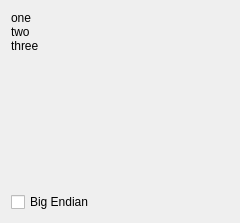
<?xml version="1.0" encoding="UTF-8"?>
<ui version="4.0">
 <class>ByteConverter</class>
 <widget class="QDialog" name="ByteConverter">
  <property name="geometry">
   <rect>
    <x>0</x>
    <y>0</y>
    <width>240</width>
    <height>223</height>
   </rect>
  </property>
  <property name="windowTitle">
   <string>Byte Converter</string>
  </property>
  <layout class="QVBoxLayout" name="verticalLayout">
   <item>
    <widget class="QLabel" name="label">
     <property name="text">
      <string>one&lt;br/&gt;two&lt;br/&gt;three</string>
     </property>
     <property name="alignment">
      <set>Qt::AlignLeading|Qt::AlignLeft|Qt::AlignTop</set>
     </property>
     <property name="margin">
      <number>10</number>
     </property>
    </widget>
   </item>
   <item>
    <widget class="QCheckBox" name="checkBox">
     <property name="text">
      <string>Big Endian</string>
     </property>
    </widget>
   </item>
  </layout>
 </widget>
 <resources/>
 <connections/>
</ui>
